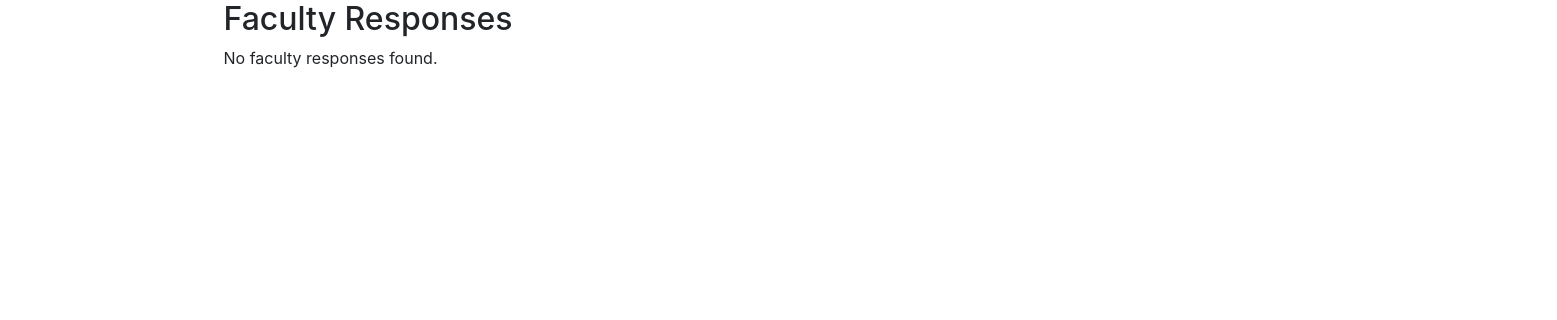
Before: /responseupload/my_faculty_responses/ (signed in) with the older database file.
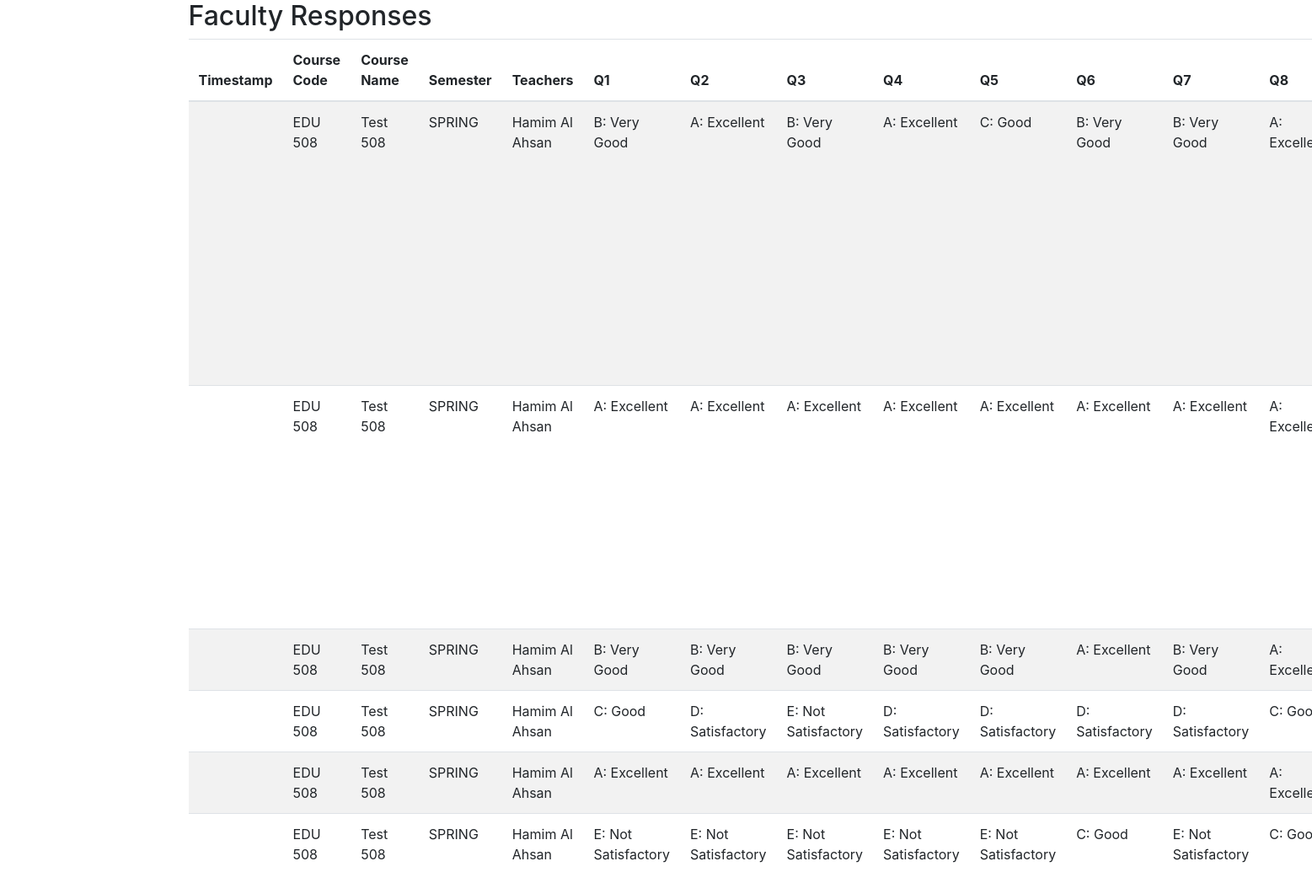
After: the same page with the newer database file.
### responseupload/models.py (models this page shows, shortened)
class FacultyResponse(models.Model):
    semester = models.ForeignKey(Semester, on_delete=models.SET_NULL, blank=True, null=True)
    course = models.ForeignKey(Course, on_delete=models.CASCADE, blank=True, null=True)
    faculty = models.ForeignKey(User, on_delete=models.CASCADE, blank=True, null=True, help_text="The faculty member being evaluated.")
    year = models.ForeignKey(Year, on_delete=models.SET_NULL, blank=True, null=True)
    q1 = models.CharField(max_length=50, blank=True, null=True, verbose_name="1. Organization") # Use shorter verbose names
    q2 = models.CharField(max_length=50, blank=True, null=True, verbose_name="2. Clarity")
    q3 = models.CharField(max_length=50, blank=True, null=True, verbose_name="3. Teaching Methods")
    q4 = models.CharField(max_length=50, blank=True, null=True, verbose_name="4. Learning Materials")
    q5 = models.CharField(max_length=50, blank=True, null=True, verbose_name="5. Engagement Effort")
    q6 = models.CharField(max_length=50, blank=True, null=True, verbose_name="6. Encouragement")
    q7 = models.CharField(max_length=50, blank=True, null=True, verbose_name="7. Assignment Guidance")
    q8 = models.CharField(max_length=50, blank=True, null=True, verbose_name="8. Time Management")
    general_comments = models.TextField(blank=True, null=True)
    uploaded_at = models.DateTimeField(auto_now_add=True, null=True, blank=True)
    class Meta:
        verbose_name = "Faculty Evaluation Response"
        verbose_name_plural = "Faculty Evaluation Responses"
        ordering = ['-uploaded_at', 'course', 'faculty']

class Course(models.Model):
    code = models.CharField(max_length=20, help_text="Standard course code (e.g., CSE110).")
    name = models.CharField(max_length=200, help_text="Full title of the course.")
    semester = models.ForeignKey(
        Semester,
        on_delete=models.CASCADE,
        help_text="The semester this course definition is primarily associated with (e.g., catalog semester)."
        )
    year = models.ForeignKey(
        Year,
        on_delete=models.CASCADE,
        help_text="The academic year this course definition is primarily associated with (e.g., catalog year)."
        )
    program = models.ForeignKey(
        Program,
        on_delete=models.CASCADE,
        help_text="The program this course belongs to."
        )
    class Meta:
        unique_together = ('code', 'program', 'semester', 'year')
        verbose_name = "Course Definition"
        verbose_name_plural = "Course Definitions"
        ordering = ['code', 'year', 'semester']

class Semester(models.Model):
    name = models.CharField(max_length=20, unique=True, help_text="Name of the semester (e.g., Spring, Summer, Fall).")
    def __str__(self):
        return self.name
    class Meta:
        verbose_name = "Semester"
        verbose_name_plural = "Semesters"
        ordering = ['name']

### responseupload/views.py (the view)
# urls.py: path('my_faculty_responses/', views.view_faculty_responses, name='view_faculty_responses'),
@login_required
def view_faculty_responses(request):
    responses = FacultyResponse.objects.filter(
        faculty=request.user
    ).select_related(
        'course', 'course__program', 'course__semester', 'course__year'
    ).order_by('-uploaded_at', 'course__code') # Order by upload time first, then course
    context = {'responses': responses}
    return render(request, 'responseupload/faculty_response_list.html', context)

### responseupload/templates/responseupload/faculty_response_list.html (shortened to what this page needs)
<!DOCTYPE html>
<html lang="en">
<head>
    <link rel="stylesheet" href="https://stackpath.bootstrapcdn.com/bootstrap/4.5.2/css/bootstrap.min.css">
</head>
<body>
    <div class="container">
    <h2>Faculty Responses</h2>
    {% if responses %}
        <table class="table table-striped">
            <thead>
                <tr>
                    <th>Timestamp</th>
                    <th>Course Code</th>
                    <th>Course Name</th>
                    <th>Semester</th>
                    <th>Teachers</th>
                    <th>Q1</th>
                    <th>Q2</th>
                    <th>Q3</th>
                    <th>Q4</th>
                    <th>Q5</th>
                    <th>Q6</th>
                    <th>Q7</th>
                    <th>Q8</th>
                </tr>
            </thead>
             <tbody>
                {% for response in responses %}
                <tr>
                    <td>{{ response.timestamp }}</td>
                    <td>{{ response.course.code }}</td>
                    <td>{{ response.course.name }}</td>
                    <td>{{ response.semester }}</td>
                    <td>
                       {{ response.faculty.first_name }} {{ response.faculty.last_name }}
                    </td>
                    <td>{{ response.q1 }}</td>
                    <td>{{ response.q2 }}</td>
                    <td>{{ response.q3 }}</td>
                    <td>{{ response.q4 }}</td>
                    <td>{{ response.q5 }}</td>
                    <td>{{ response.q6 }}</td>
                    <td>{{ response.q7 }}</td>
                    <td>{{ response.q8 }}</td>
                </tr>
                {% endfor %}
            </tbody>
        </table>
    {% else %}
        <p>No faculty responses found.</p>
    {% endif %}
    </div>
</body>
</html>

Changed rows visible on the page:
added FacultyResponse: course.code "EDU 508", course.name "Test 508", semester "SPRING", faculty.first_name "Hamim Al", faculty.last_name "Ahsan", q1 "B: Very Good", q2 "A: Excellent", q3 "B: Very Good", q4 "A: Excellent", q5 "C: Good", q6 "B: Very Good", q7 "B: Very Good", q8 "A:…"
added FacultyResponse: course.code "EDU 508", course.name "Test 508", semester "SPRING", faculty.first_name "Hamim Al", faculty.last_name "Ahsan", q1 "A: Excellent", q2 "A: Excellent", q3 "A: Excellent", q4 "A: Excellent", q5 "A: Excellent", q6 "A: Excellent", q7 "A: Excellent", q8 "A:…"
added FacultyResponse: course.code "EDU 508", course.name "Test 508", semester "SPRING", faculty.first_name "Hamim Al", faculty.last_name "Ahsan", q1 "B: Very Good", q2 "B: Very Good", q3 "B: Very Good", q4 "B: Very Good", q5 "B: Very Good", q6 "A: Excellent", q7 "B: Very Good", q8 "A:…"
added FacultyResponse: course.code "EDU 508", course.name "Test 508", semester "SPRING", faculty.first_name "Hamim Al", faculty.last_name "Ahsan", q1 "C: Good", q2 "D: Satisfactory", q3 "E: Not Satisfactory", q4 "D: Satisfactory", q5 "D: Satisfactory", q6 "D: Satisfactory", q7 "D: Satisfactory", q8 "C:…"
added FacultyResponse: course.code "EDU 508", course.name "Test 508", semester "SPRING", faculty.first_name "Hamim Al", faculty.last_name "Ahsan", q1 "A: Excellent", q2 "A: Excellent", q3 "A: Excellent", q4 "A: Excellent", q5 "A: Excellent", q6 "A: Excellent", q7 "A: Excellent", q8 "A:…"
added FacultyResponse: course.code "EDU 508", course.name "Test 508", semester "SPRING", faculty.first_name "Hamim Al", faculty.last_name "Ahsan", q1 "E: Not Satisfactory", q2 "E: Not Satisfactory", q3 "E: Not Satisfactory", q4 "E: Not Satisfactory", q5 "E: Not Satisfactory", q6 "C: Good", q7 "E: Not Satisfactory", q8 "C:…"
Other visible differences:
text no longer shown: "No faculty responses found."
text now shown: "Timestamp Course Code Course Name Semester Teachers Q1 Q2 Q3 Q4 Q5 Q6 Q7 Q8"
